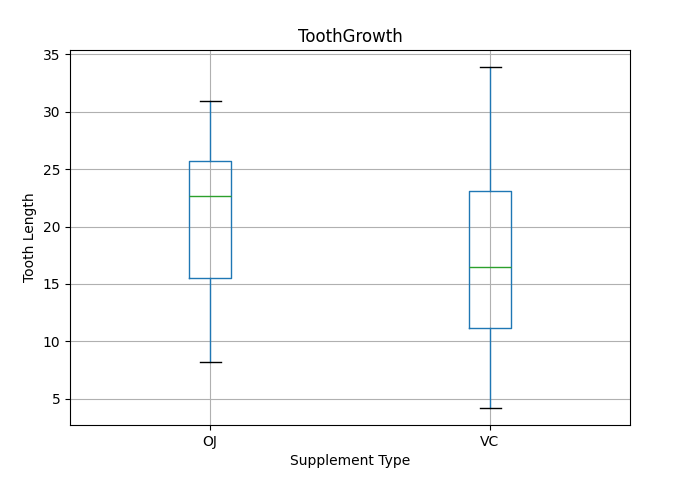

Recreate this plot in Python.
"""
ToothGrowth.

PyDataset Documentation (adopted from R Documentation):

The Effect of Vitamin C on Tooth Growth in Guinea Pigs

The response is the length of odontoblasts (teeth) in each of 10 guinea pigs
at each of three dose levels of Vitamin C (0.5, 1, and 2 mg) with each of two
delivery methods (orange juice or ascorbic acid).

A data frame with 60 observations on 3 variables.

- `[,1] len`, numeric: Tooth length
- `[,2] supp`, factor: Supplement type (VC or OJ).
- `[,3] dose`, numeric: Dose in milligrams.

Source:

C. I. Bliss (1952) _The Statistics of Bioassay_. Academic Press.

References:

McNeil, D. R. (1977) _Interactive Data Analysis_. New York: Wiley.
"""
from matplotlib import pyplot as plt
from pydataset import data
import os

dataset_name = 'ToothGrowth'
# data(dataset_name, show_doc=True)
df = data(dataset_name)
print(df.head())

# Boxplot of tooth length by supplement type
df.boxplot(column='len', by='supp')
plt.suptitle('')
plt.xlabel('Supplement Type')
plt.ylabel('Tooth Length')
plt.title(dataset_name)

if 'pydataset' in os.getcwd():
    plt.savefig(dataset_name)
else:
    plt.savefig(os.path.join('pydataset', dataset_name))
